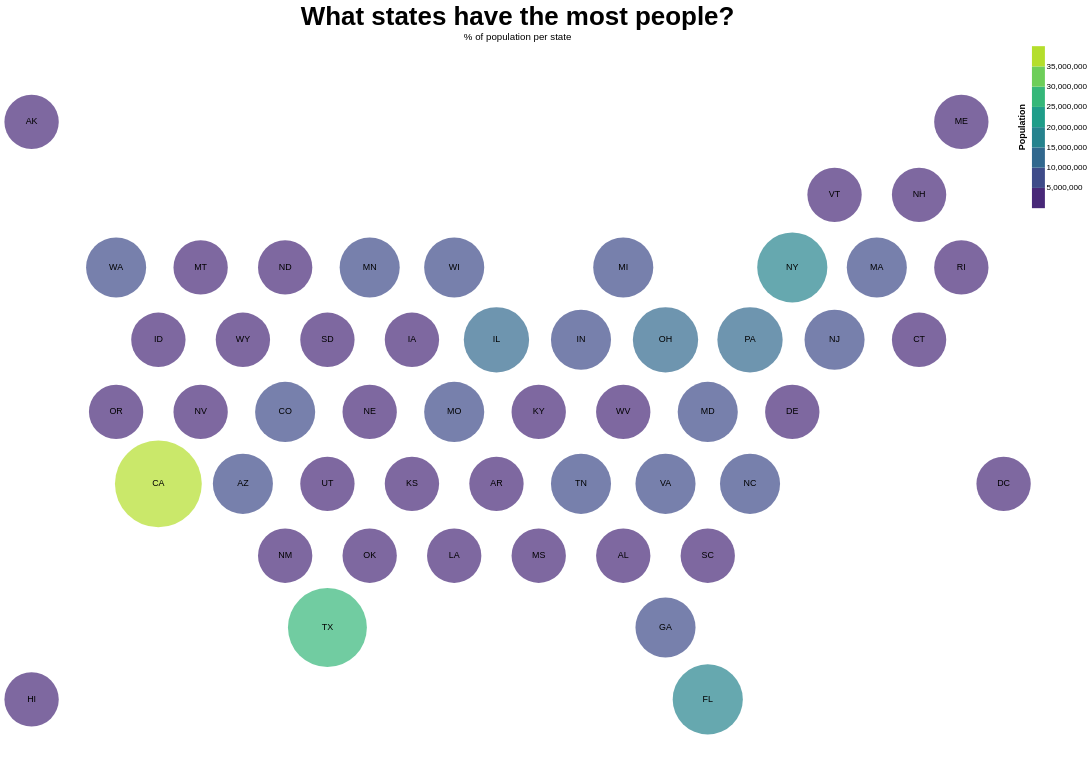

Here is the Vega-Lite specification saved for this chart:
### Vega specification from a JSON file in a GitHub repository (floating-point values rounded to 4 significant figures)
{"$schema": "https://vega.github.io/schema/vega/v5.json", "background": "white", "padding": 5, "width": 1200, "height": 900, "title": {"text": ["What states have the most people?"], "fontSize": 32, "subtitle": "% of population per state", "frame": "group"}, "style": "cell", "data": [{"name": "data-ecb5fec3b20ee88d7fc8408d3e2f51c2", "values": [{"%-electoral_votes": 1.67, "%-population": 1.55, "%-representatives": 1.61, "%-senators": 2, "Electoral votes per 100K": 0.19, "Population": 4779736, "Representatives per 100K": 0.15, "Senators per 100K": 0.04, "State": "Alabama", "State_Abbr": "AL", "States": "Alabama", "centroid_lat": 0.65, "centroid_lon": 15.0, "state_code": "AL", "type": "Feature", "geometry": {"type": "Polygon", "coordinates": [[[14.0, 0.1], [14.0, 1.2], [15.0, 1.8], [16, 1.2], [16, 0.1], [15.0, -0.5], [14.0, 0.1]]]}}, {"%-electoral_votes": 0.56, "%-population": 0.23, "%-representatives": 0.23, "%-senators": 2, "Electoral votes per 100K": 0.42, "Population": 710231, "Representatives per 100K": 0.14, "Senators per 100K": 0.28, "State": "Alaska", "State_Abbr": "AK", "States": "Alaska", "centroid_lat": 10.85, "centroid_lon": 1.0, "state_code": "AK", "type": "Feature", "geometry": {"type": "Polygon", "coordinates": [[[-3.243e-20, 10.3], [0, 11.4], [1.0, 12.0], [2, 11.4], [2, 10.3], [1.0, 9.7], [-3.243e-20, 10.3]]]}}, {"%-electoral_votes": 2.04, "%-population": 2.07, "%-representatives": 2.07, "%-senators": 2, "Electoral votes per 100K": 0.17, "Population": 6392017, "Representatives per 100K": 0.14, "Senators per 100K": 0.03, "State": "Arizona", "State_Abbr": "AZ", "States": "Arizona", "centroid_lat": 2.35, "centroid_lon": 6.0, "state_code": "AZ", "type": "Feature", "geometry": {"type": "Polygon", "coordinates": [[[5.0, 1.8], [5, 2.9], [6.0, 3.5], [7.0, 2.9], [7.0, 1.8], [6.0, 1.2], [5.0, 1.8]]]}}, {"%-electoral_votes": 1.12, "%-population": 0.94, "%-representatives": 0.92, "%-senators": 2, "Electoral votes per 100K": 0.21, "Population": 2915918, "Representatives per 100K": 0.14, "Senators per 100K": 0.07, "State": "Arkansas", "State_Abbr": "AR", "States": "Arkansas", "centroid_lat": 2.35, "centroid_lon": 12.0, "state_code": "AR", "type": "Feature", "geometry": {"type": "Polygon", "coordinates": [[[11.0, 1.8], [11, 2.9], [12, 3.5], [13.0, 2.9], [13.0, 1.8], [12.0, 1.2], [11.0, 1.8]]]}}, {"%-electoral_votes": 10.22, "%-population": 12.07, "%-representatives": 12.18, "%-senators": 2, "Electoral votes per 100K": 0.15, "Population": 37253956, "Representatives per 100K": 0.14, "Senators per 100K": 0.01, "State": "California", "State_Abbr": "CA", "States": "California", "centroid_lat": 2.35, "centroid_lon": 4, "state_code": "CA", "type": "Feature", "geometry": {"type": "Polygon", "coordinates": [[[3.0, 1.8], [3, 2.9], [4, 3.5], [5, 2.9], [5.0, 1.8], [4, 1.2], [3.0, 1.8]]]}}, {"%-electoral_votes": 1.67, "%-population": 1.63, "%-representatives": 1.61, "%-senators": 2, "Electoral votes per 100K": 0.18, "Population": 5029196, "Representatives per 100K": 0.14, "Senators per 100K": 0.04, "State": "Colorado", "State_Abbr": "CO", "States": "Colorado", "centroid_lat": 4.05, "centroid_lon": 7.0, "state_code": "CO", "type": "Feature", "geometry": {"type": "Polygon", "coordinates": [[[6.0, 3.5], [6.0, 4.6], [7.0, 5.2], [8, 4.6], [8.0, 3.5], [7.0, 2.9], [6.0, 3.5]]]}}, {"%-electoral_votes": 1.3, "%-population": 1.16, "%-representatives": 1.15, "%-senators": 2, "Electoral votes per 100K": 0.2, "Population": 3574097, "Representatives per 100K": 0.14, "Senators per 100K": 0.06, "State": "Connecticut", "State_Abbr": "CT", "States": "Connecticut", "centroid_lat": 5.75, "centroid_lon": 22.0, "state_code": "CT", "type": "Feature", "geometry": {"type": "Polygon", "coordinates": [[[21.0, 5.2], [21.0, 6.3], [22.0, 6.9], [23.0, 6.3], [23.0, 5.2], [22.0, 4.6], [21.0, 5.2]]]}}, {"%-electoral_votes": 0.56, "%-population": 0.19, "%-representatives": 0.23, "%-senators": 2, "Electoral votes per 100K": 0.5, "Population": 601723, "Representatives per 100K": 0.17, "Senators per 100K": 0.33, "State": "Delaware", "State_Abbr": "DE", "States": "Delaware", "centroid_lat": 4.05, "centroid_lon": 19.0, "state_code": "DE", "type": "Feature", "geometry": {"type": "Polygon", "coordinates": [[[18.0, 3.5], [18, 4.6], [19, 5.2], [20, 4.6], [20, 3.5], [19.0, 2.9], [18.0, 3.5]]]}}, {"%-electoral_votes": 0.56, "%-population": 0.29, "%-representatives": 0, "%-senators": 0, "Electoral votes per 100K": 0.33, "Population": 897934, "Representatives per 100K": 0, "Senators per 100K": 0, "State": "District of Columbia", "State_Abbr": "DC", "States": "D.C.", "centroid_lat": 2.35, "centroid_lon": 24, "state_code": "DC", "type": "Feature", "geometry": {"type": "Polygon", "coordinates": [[[23, 1.8], [23.0, 2.9], [24, 3.5], [25.0, 2.9], [25.0, 1.8], [24.0, 1.2], [23, 1.8]]]}}, {"%-electoral_votes": 5.39, "%-population": 6.09, "%-representatives": 6.21, "%-senators": 2, "Electoral votes per 100K": 0.15, "Population": 18801310, "Representatives per 100K": 0.14, "Senators per 100K": 0.01, "State": "Florida", "State_Abbr": "FL", "States": "Florida", "centroid_lat": -2.75, "centroid_lon": 17, "state_code": "FL", "type": "Feature", "geometry": {"type": "Polygon", "coordinates": [[[16, -2.2], [17.0, -1.6], [18.0, -2.2], [18, -3.3], [17.0, -3.9], [16, -3.3], [16, -2.2]]]}}, {"%-electoral_votes": 2.97, "%-population": 3.14, "%-representatives": 3.22, "%-senators": 2, "Electoral votes per 100K": 0.17, "Population": 9687653, "Representatives per 100K": 0.14, "Senators per 100K": 0.02, "State": "Georgia", "State_Abbr": "GA", "States": "Georgia", "centroid_lat": -1.05, "centroid_lon": 16, "state_code": "GA", "type": "Feature", "geometry": {"type": "Polygon", "coordinates": [[[15.0, -1.6], [15.0, -0.5], [16, 0.1], [17, -0.5], [17.0, -1.6], [16, -2.2], [15.0, -1.6]]]}}, {"%-electoral_votes": 0.74, "%-population": 0.44, "%-representatives": 0.46, "%-senators": 2, "Electoral votes per 100K": 0.29, "Population": 1360301, "Representatives per 100K": 0.15, "Senators per 100K": 0.15, "State": "Hawaii", "State_Abbr": "HI", "States": "Hawaii", "centroid_lat": -2.75, "centroid_lon": 1.0, "state_code": "HI", "type": "Feature", "geometry": {"type": "Polygon", "coordinates": [[[0, -3.3], [3.194e-20, -2.2], [1.0, -1.6], [2.0, -2.2], [2, -3.3], [1.0, -3.9], [0, -3.3]]]}}, {"%-electoral_votes": 0.74, "%-population": 0.51, "%-representatives": 0.46, "%-senators": 2, "Electoral votes per 100K": 0.26, "Population": 1567582, "Representatives per 100K": 0.13, "Senators per 100K": 0.13, "State": "Idaho", "State_Abbr": "ID", "States": "Idaho", "centroid_lat": 5.75, "centroid_lon": 4, "state_code": "ID", "type": "Feature", "geometry": {"type": "Polygon", "coordinates": [[[3.0, 5.2], [3.0, 6.3], [4, 6.9], [5, 6.3], [5.0, 5.2], [4.0, 4.6], [3.0, 5.2]]]}}, {"%-electoral_votes": 3.72, "%-population": 4.16, "%-representatives": 4.14, "%-senators": 2, "Electoral votes per 100K": 0.16, "Population": 12830632, "Representatives per 100K": 0.14, "Senators per 100K": 0.02, "State": "Illinois", "State_Abbr": "IL", "States": "Illinois", "centroid_lat": 5.75, "centroid_lon": 12, "state_code": "IL", "type": "Feature", "geometry": {"type": "Polygon", "coordinates": [[[11.0, 5.2], [11.0, 6.3], [12.0, 6.9], [13.0, 6.3], [13.0, 5.2], [12.0, 4.6], [11.0, 5.2]]]}}, {"%-electoral_votes": 2.04, "%-population": 2.1, "%-representatives": 2.07, "%-senators": 2, "Electoral votes per 100K": 0.17, "Population": 6483802, "Representatives per 100K": 0.14, "Senators per 100K": 0.03, "State": "Indiana", "State_Abbr": "IN", "States": "Indiana", "centroid_lat": 5.75, "centroid_lon": 14.0, "state_code": "IN", "type": "Feature", "geometry": {"type": "Polygon", "coordinates": [[[13.0, 5.2], [13.0, 6.3], [14.0, 6.9], [15.0, 6.3], [15.0, 5.2], [14.0, 4.6], [13.0, 5.2]]]}}, {"%-electoral_votes": 1.12, "%-population": 0.99, "%-representatives": 0.92, "%-senators": 2, "Electoral votes per 100K": 0.2, "Population": 3046355, "Representatives per 100K": 0.13, "Senators per 100K": 0.07, "State": "Iowa", "State_Abbr": "IA", "States": "Iowa", "centroid_lat": 5.75, "centroid_lon": 10, "state_code": "IA", "type": "Feature", "geometry": {"type": "Polygon", "coordinates": [[[9.0, 5.2], [9.0, 6.3], [10, 6.9], [11.0, 6.3], [11.0, 5.2], [10.0, 4.6], [9.0, 5.2]]]}}, {"%-electoral_votes": 1.12, "%-population": 0.92, "%-representatives": 0.92, "%-senators": 2, "Electoral votes per 100K": 0.21, "Population": 2853118, "Representatives per 100K": 0.14, "Senators per 100K": 0.07, "State": "Kansas", "State_Abbr": "KS", "States": "Kansas", "centroid_lat": 2.35, "centroid_lon": 10, "state_code": "KS", "type": "Feature", "geometry": {"type": "Polygon", "coordinates": [[[9.0, 1.8], [9.0, 2.9], [10, 3.5], [11, 2.9], [11.0, 1.8], [10.0, 1.2], [9.0, 1.8]]]}}, {"%-electoral_votes": 1.49, "%-population": 1.41, "%-representatives": 1.38, "%-senators": 2, "Electoral votes per 100K": 0.18, "Population": 4339367, "Representatives per 100K": 0.14, "Senators per 100K": 0.05, "State": "Kentucky", "State_Abbr": "KY", "States": "Kentucky", "centroid_lat": 4.05, "centroid_lon": 13, "state_code": "KY", "type": "Feature", "geometry": {"type": "Polygon", "coordinates": [[[12, 3.5], [12.0, 4.6], [13.0, 5.2], [14.0, 4.6], [14.0, 3.5], [13.0, 2.9], [12, 3.5]]]}}, {"%-electoral_votes": 1.49, "%-population": 1.47, "%-representatives": 1.38, "%-senators": 2, "Electoral votes per 100K": 0.18, "Population": 4533372, "Representatives per 100K": 0.13, "Senators per 100K": 0.04, "State": "Louisiana", "State_Abbr": "LA", "States": "Louisiana", "centroid_lat": 0.65, "centroid_lon": 11.0, "state_code": "LA", "type": "Feature", "geometry": {"type": "Polygon", "coordinates": [[[10.0, 0.1], [10.0, 1.2], [11.0, 1.8], [12.0, 1.2], [12.0, 0.1], [11.0, -0.5], [10.0, 0.1]]]}}, {"%-electoral_votes": 0.74, "%-population": 0.43, "%-representatives": 0.46, "%-senators": 2, "Electoral votes per 100K": 0.3, "Population": 1328361, "Representatives per 100K": 0.15, "Senators per 100K": 0.15, "State": "Maine", "State_Abbr": "ME", "States": "Maine", "centroid_lat": 10.85, "centroid_lon": 23, "state_code": "ME", "type": "Feature", "geometry": {"type": "Polygon", "coordinates": [[[22.0, 11.4], [23.0, 12.0], [24.0, 11.4], [24.0, 10.3], [23.0, 9.7], [22, 10.3], [22.0, 11.4]]]}}, {"%-electoral_votes": 1.86, "%-population": 1.87, "%-representatives": 1.84, "%-senators": 2, "Electoral votes per 100K": 0.17, "Population": 5773552, "Representatives per 100K": 0.14, "Senators per 100K": 0.03, "State": "Maryland", "State_Abbr": "MD", "States": "Maryland", "centroid_lat": 4.05, "centroid_lon": 17.0, "state_code": "MD", "type": "Feature", "geometry": {"type": "Polygon", "coordinates": [[[16, 3.5], [16.0, 4.6], [17.0, 5.2], [18, 4.6], [18.0, 3.5], [17.0, 2.9], [16, 3.5]]]}}, {"%-electoral_votes": 2.04, "%-population": 2.12, "%-representatives": 2.07, "%-senators": 2, "Electoral votes per 100K": 0.17, "Population": 6547629, "Representatives per 100K": 0.14, "Senators per 100K": 0.03, "State": "Massachusetts", "State_Abbr": "MA", "States": "Massachusetts", "centroid_lat": 7.45, "centroid_lon": 21.0, "state_code": "MA", "type": "Feature", "geometry": {"type": "Polygon", "coordinates": [[[20.0, 6.9], [20.0, 8.0], [21, 8.6], [22.0, 8.0], [22.0, 6.9], [21.0, 6.3], [20.0, 6.9]]]}}, {"%-electoral_votes": 2.97, "%-population": 3.2, "%-representatives": 3.22, "%-senators": 2, "Electoral votes per 100K": 0.16, "Population": 9883640, "Representatives per 100K": 0.14, "Senators per 100K": 0.02, "State": "Michigan", "State_Abbr": "MI", "States": "Michigan", "centroid_lat": 7.45, "centroid_lon": 15, "state_code": "MI", "type": "Feature", "geometry": {"type": "Polygon", "coordinates": [[[14.0, 8.0], [15.0, 8.6], [16.0, 8.0], [16.0, 6.9], [15.0, 6.3], [14.0, 6.9], [14.0, 8.0]]]}}, {"%-electoral_votes": 1.86, "%-population": 1.72, "%-representatives": 1.84, "%-senators": 2, "Electoral votes per 100K": 0.19, "Population": 5303925, "Representatives per 100K": 0.15, "Senators per 100K": 0.04, "State": "Minnesota", "State_Abbr": "MN", "States": "Minnesota", "centroid_lat": 7.45, "centroid_lon": 9.0, "state_code": "MN", "type": "Feature", "geometry": {"type": "Polygon", "coordinates": [[[8.0, 6.9], [8.0, 8.0], [9.0, 8.6], [10.0, 8.0], [10, 6.9], [9.0, 6.3], [8.0, 6.9]]]}}, {"%-electoral_votes": 1.12, "%-population": 0.96, "%-representatives": 0.92, "%-senators": 2, "Electoral votes per 100K": 0.2, "Population": 2967297, "Representatives per 100K": 0.13, "Senators per 100K": 0.07, "State": "Mississippi", "State_Abbr": "MS", "States": "Mississippi", "centroid_lat": 0.65, "centroid_lon": 13, "state_code": "MS", "type": "Feature", "geometry": {"type": "Polygon", "coordinates": [[[12.0, 1.2], [13.0, 1.8], [14.0, 1.2], [14.0, 0.1], [13.0, -0.5], [12.0, 0.1], [12.0, 1.2]]]}}, {"%-electoral_votes": 1.86, "%-population": 1.94, "%-representatives": 1.84, "%-senators": 2, "Electoral votes per 100K": 0.17, "Population": 5988927, "Representatives per 100K": 0.13, "Senators per 100K": 0.03, "State": "Missouri", "State_Abbr": "MO", "States": "Missouri", "centroid_lat": 4.05, "centroid_lon": 11, "state_code": "MO", "type": "Feature", "geometry": {"type": "Polygon", "coordinates": [[[10.0, 4.6], [11.0, 5.2], [12.0, 4.6], [12, 3.5], [11, 2.9], [10, 3.5], [10.0, 4.6]]]}}, {"%-electoral_votes": 0.56, "%-population": 0.32, "%-representatives": 0.23, "%-senators": 2, "Electoral votes per 100K": 0.3, "Population": 989415, "Representatives per 100K": 0.1, "Senators per 100K": 0.2, "State": "Montana", "State_Abbr": "MT", "States": "Montana", "centroid_lat": 7.45, "centroid_lon": 5.0, "state_code": "MT", "type": "Feature", "geometry": {"type": "Polygon", "coordinates": [[[4, 6.9], [4.0, 8.0], [5.0, 8.6], [6, 8.0], [6.0, 6.9], [5, 6.3], [4, 6.9]]]}}, {"%-electoral_votes": 0.93, "%-population": 0.59, "%-representatives": 0.69, "%-senators": 2, "Electoral votes per 100K": 0.27, "Population": 1826341, "Representatives per 100K": 0.16, "Senators per 100K": 0.11, "State": "Nebraska", "State_Abbr": "NE", "States": "Nebraska", "centroid_lat": 4.05, "centroid_lon": 9.0, "state_code": "NE", "type": "Feature", "geometry": {"type": "Polygon", "coordinates": [[[8.0, 3.5], [8, 4.6], [9.0, 5.2], [10.0, 4.6], [10, 3.5], [9.0, 2.9], [8.0, 3.5]]]}}, {"%-electoral_votes": 1.12, "%-population": 0.87, "%-representatives": 0.92, "%-senators": 2, "Electoral votes per 100K": 0.22, "Population": 2700551, "Representatives per 100K": 0.15, "Senators per 100K": 0.07, "State": "Nevada", "State_Abbr": "NV", "States": "Nevada", "centroid_lat": 4.05, "centroid_lon": 5.0, "state_code": "NV", "type": "Feature", "geometry": {"type": "Polygon", "coordinates": [[[4.0, 4.6], [5.0, 5.2], [6.0, 4.6], [6.0, 3.5], [5, 2.9], [4, 3.5], [4.0, 4.6]]]}}, {"%-electoral_votes": 0.74, "%-population": 0.43, "%-representatives": 0.46, "%-senators": 2, "Electoral votes per 100K": 0.3, "Population": 1316470, "Representatives per 100K": 0.15, "Senators per 100K": 0.15, "State": "New Hampshire", "State_Abbr": "NH", "States": "New Hampshire", "centroid_lat": 9.15, "centroid_lon": 22.0, "state_code": "NH", "type": "Feature", "geometry": {"type": "Polygon", "coordinates": [[[21, 8.6], [21.0, 9.7], [22, 10.3], [23.0, 9.7], [23.0, 8.6], [22.0, 8.0], [21, 8.6]]]}}, {"%-electoral_votes": 2.6, "%-population": 2.85, "%-representatives": 2.76, "%-senators": 2, "Electoral votes per 100K": 0.16, "Population": 8791894, "Representatives per 100K": 0.14, "Senators per 100K": 0.02, "State": "New Jersey", "State_Abbr": "NJ", "States": "New Jersey", "centroid_lat": 5.75, "centroid_lon": 20, "state_code": "NJ", "type": "Feature", "geometry": {"type": "Polygon", "coordinates": [[[19, 5.2], [19.0, 6.3], [20.0, 6.9], [21.0, 6.3], [21.0, 5.2], [20, 4.6], [19, 5.2]]]}}, {"%-electoral_votes": 0.93, "%-population": 0.67, "%-representatives": 0.69, "%-senators": 2, "Electoral votes per 100K": 0.24, "Population": 2059179, "Representatives per 100K": 0.15, "Senators per 100K": 0.1, "State": "New Mexico", "State_Abbr": "NM", "States": "New Mexico", "centroid_lat": 0.65, "centroid_lon": 7.0, "state_code": "NM", "type": "Feature", "geometry": {"type": "Polygon", "coordinates": [[[6.0, 0.1], [6.0, 1.2], [7.0, 1.8], [8, 1.2], [8.0, 0.1], [7.0, -0.5], [6.0, 0.1]]]}}, {"%-electoral_votes": 5.39, "%-population": 6.28, "%-representatives": 6.21, "%-senators": 2, "Electoral votes per 100K": 0.15, "Population": 19378102, "Representatives per 100K": 0.14, "Senators per 100K": 0.01, "State": "New York", "State_Abbr": "NY", "States": "New York", "centroid_lat": 7.45, "centroid_lon": 19.0, "state_code": "NY", "type": "Feature", "geometry": {"type": "Polygon", "coordinates": [[[18.0, 6.9], [18.0, 8.0], [19.0, 8.6], [20.0, 8.0], [20.0, 6.9], [19.0, 6.3], [18.0, 6.9]]]}}, {"%-electoral_votes": 2.79, "%-population": 3.09, "%-representatives": 2.99, "%-senators": 2, "Electoral votes per 100K": 0.16, "Population": 9535483, "Representatives per 100K": 0.14, "Senators per 100K": 0.02, "State": "North Carolina", "State_Abbr": "NC", "States": "North Carolina", "centroid_lat": 2.35, "centroid_lon": 18.0, "state_code": "NC", "type": "Feature", "geometry": {"type": "Polygon", "coordinates": [[[17.0, 1.8], [17.0, 2.9], [18.0, 3.5], [19.0, 2.9], [19.0, 1.8], [18.0, 1.2], [17.0, 1.8]]]}}, {"%-electoral_votes": 0.56, "%-population": 0.22, "%-representatives": 0.23, "%-senators": 2, "Electoral votes per 100K": 0.45, "Population": 672591, "Representatives per 100K": 0.15, "Senators per 100K": 0.3, "State": "North Dakota", "State_Abbr": "ND", "States": "North Dakota", "centroid_lat": 7.45, "centroid_lon": 7.0, "state_code": "ND", "type": "Feature", "geometry": {"type": "Polygon", "coordinates": [[[6.0, 6.9], [6, 8.0], [7.0, 8.6], [8.0, 8.0], [8.0, 6.9], [7.0, 6.3], [6.0, 6.9]]]}}, {"%-electoral_votes": 3.35, "%-population": 3.74, "%-representatives": 3.68, "%-senators": 2, "Electoral votes per 100K": 0.16, "Population": 11536504, "Representatives per 100K": 0.14, "Senators per 100K": 0.02, "State": "Ohio", "State_Abbr": "OH", "States": "Ohio", "centroid_lat": 5.75, "centroid_lon": 16, "state_code": "OH", "type": "Feature", "geometry": {"type": "Polygon", "coordinates": [[[15.0, 5.2], [15.0, 6.3], [16.0, 6.9], [17.0, 6.3], [17.0, 5.2], [16.0, 4.6], [15.0, 5.2]]]}}, {"%-electoral_votes": 1.3, "%-population": 1.22, "%-representatives": 1.15, "%-senators": 2, "Electoral votes per 100K": 0.19, "Population": 3751351, "Representatives per 100K": 0.13, "Senators per 100K": 0.05, "State": "Oklahoma", "State_Abbr": "OK", "States": "Oklahoma", "centroid_lat": 0.65, "centroid_lon": 9.0, "state_code": "OK", "type": "Feature", "geometry": {"type": "Polygon", "coordinates": [[[8.0, 0.1], [8, 1.2], [9.0, 1.8], [10.0, 1.2], [10.0, 0.1], [9.0, -0.5], [8.0, 0.1]]]}}, {"%-electoral_votes": 1.3, "%-population": 1.24, "%-representatives": 1.15, "%-senators": 2, "Electoral votes per 100K": 0.18, "Population": 3831074, "Representatives per 100K": 0.13, "Senators per 100K": 0.05, "State": "Oregon", "State_Abbr": "OR", "States": "Oregon", "centroid_lat": 4.05, "centroid_lon": 3, "state_code": "OR", "type": "Feature", "geometry": {"type": "Polygon", "coordinates": [[[2.0, 4.6], [3.0, 5.2], [4.0, 4.6], [4, 3.5], [3, 2.9], [2.0, 3.5], [2.0, 4.6]]]}}, {"%-electoral_votes": 3.72, "%-population": 4.11, "%-representatives": 4.14, "%-senators": 2, "Electoral votes per 100K": 0.16, "Population": 12702379, "Representatives per 100K": 0.14, "Senators per 100K": 0.02, "State": "Pennsylvania", "State_Abbr": "PA", "States": "Pennsylvania", "centroid_lat": 5.75, "centroid_lon": 18, "state_code": "PA", "type": "Feature", "geometry": {"type": "Polygon", "coordinates": [[[17.0, 5.2], [17.0, 6.3], [18.0, 6.9], [19.0, 6.3], [19, 5.2], [18, 4.6], [17.0, 5.2]]]}}, {"%-electoral_votes": 0.74, "%-population": 0.34, "%-representatives": 0.46, "%-senators": 2, "Electoral votes per 100K": 0.38, "Population": 1052567, "Representatives per 100K": 0.19, "Senators per 100K": 0.19, "State": "Rhode Island", "State_Abbr": "RI", "States": "Rhode Island", "centroid_lat": 7.45, "centroid_lon": 23.0, "state_code": "RI", "type": "Feature", "geometry": {"type": "Polygon", "coordinates": [[[22.0, 8.0], [23.0, 8.6], [24.0, 8.0], [24.0, 6.9], [23.0, 6.3], [22.0, 6.9], [22.0, 8.0]]]}}, {"%-electoral_votes": 1.67, "%-population": 1.5, "%-representatives": 1.61, "%-senators": 2, "Electoral votes per 100K": 0.19, "Population": 4625364, "Representatives per 100K": 0.15, "Senators per 100K": 0.04, "State": "South Carolina", "State_Abbr": "SC", "States": "South Carolina", "centroid_lat": 0.65, "centroid_lon": 17, "state_code": "SC", "type": "Feature", "geometry": {"type": "Polygon", "coordinates": [[[16, 0.1], [16, 1.2], [17.0, 1.8], [18.0, 1.2], [18.0, 0.1], [17, -0.5], [16, 0.1]]]}}, {"%-electoral_votes": 0.56, "%-population": 0.26, "%-representatives": 0.23, "%-senators": 2, "Electoral votes per 100K": 0.37, "Population": 814180, "Representatives per 100K": 0.12, "Senators per 100K": 0.25, "State": "South Dakota", "State_Abbr": "SD", "States": "South Dakota", "centroid_lat": 5.75, "centroid_lon": 8.0, "state_code": "SD", "type": "Feature", "geometry": {"type": "Polygon", "coordinates": [[[7.0, 6.3], [8.0, 6.9], [9.0, 6.3], [9.0, 5.2], [8, 4.6], [7.0, 5.2], [7.0, 6.3]]]}}, {"%-electoral_votes": 2.04, "%-population": 2.06, "%-representatives": 2.07, "%-senators": 2, "Electoral votes per 100K": 0.17, "Population": 6346105, "Representatives per 100K": 0.14, "Senators per 100K": 0.03, "State": "Tennessee", "State_Abbr": "TN", "States": "Tennessee", "centroid_lat": 2.35, "centroid_lon": 14, "state_code": "TN", "type": "Feature", "geometry": {"type": "Polygon", "coordinates": [[[13.0, 2.9], [14.0, 3.5], [15.0, 2.9], [15.0, 1.8], [14.0, 1.2], [13.0, 1.8], [13.0, 2.9]]]}}, {"%-electoral_votes": 7.06, "%-population": 8.14, "%-representatives": 8.28, "%-senators": 2, "Electoral votes per 100K": 0.15, "Population": 25145561, "Representatives per 100K": 0.14, "Senators per 100K": 0.01, "State": "Texas", "State_Abbr": "TX", "States": "Texas", "centroid_lat": -1.05, "centroid_lon": 8, "state_code": "TX", "type": "Feature", "geometry": {"type": "Polygon", "coordinates": [[[7, -1.6], [7.0, -0.5], [8.0, 0.1], [9.0, -0.5], [9.0, -1.6], [8.0, -2.2], [7, -1.6]]]}}, {"%-electoral_votes": 1.12, "%-population": 0.9, "%-representatives": 0.92, "%-senators": 2, "Electoral votes per 100K": 0.22, "Population": 2763885, "Representatives per 100K": 0.14, "Senators per 100K": 0.07, "State": "Utah", "State_Abbr": "UT", "States": "Utah", "centroid_lat": 2.35, "centroid_lon": 8.0, "state_code": "UT", "type": "Feature", "geometry": {"type": "Polygon", "coordinates": [[[7.0, 2.9], [8.0, 3.5], [9.0, 2.9], [9.0, 1.8], [8, 1.2], [7.0, 1.8], [7.0, 2.9]]]}}, {"%-electoral_votes": 0.56, "%-population": 0.2, "%-representatives": 0.23, "%-senators": 2, "Electoral votes per 100K": 0.48, "Population": 625741, "Representatives per 100K": 0.16, "Senators per 100K": 0.32, "State": "Vermont", "State_Abbr": "VT", "States": "Vermont", "centroid_lat": 9.15, "centroid_lon": 20.0, "state_code": "VT", "type": "Feature", "geometry": {"type": "Polygon", "coordinates": [[[19.0, 8.6], [19.0, 9.7], [20.0, 10.3], [21.0, 9.7], [21, 8.6], [20.0, 8.0], [19.0, 8.6]]]}}, {"%-electoral_votes": 2.42, "%-population": 2.59, "%-representatives": 2.53, "%-senators": 2, "Electoral votes per 100K": 0.16, "Population": 8001024, "Representatives per 100K": 0.14, "Senators per 100K": 0.02, "State": "Virginia", "State_Abbr": "VA", "States": "Virginia", "centroid_lat": 2.35, "centroid_lon": 16.0, "state_code": "VA", "type": "Feature", "geometry": {"type": "Polygon", "coordinates": [[[15.0, 2.9], [16, 3.5], [17.0, 2.9], [17.0, 1.8], [16, 1.2], [15.0, 1.8], [15.0, 2.9]]]}}, {"%-electoral_votes": 2.23, "%-population": 2.18, "%-representatives": 2.3, "%-senators": 2, "Electoral votes per 100K": 0.18, "Population": 6724540, "Representatives per 100K": 0.15, "Senators per 100K": 0.03, "State": "Washington", "State_Abbr": "WA", "States": "Washington", "centroid_lat": 7.45, "centroid_lon": 3, "state_code": "WA", "type": "Feature", "geometry": {"type": "Polygon", "coordinates": [[[2.0, 8.0], [3, 8.6], [4.0, 8.0], [4, 6.9], [3.0, 6.3], [2, 6.9], [2.0, 8.0]]]}}, {"%-electoral_votes": 0.93, "%-population": 0.6, "%-representatives": 0.69, "%-senators": 2, "Electoral votes per 100K": 0.27, "Population": 1852994, "Representatives per 100K": 0.16, "Senators per 100K": 0.11, "State": "West Virginia", "State_Abbr": "WV", "States": "West Virginia", "centroid_lat": 4.05, "centroid_lon": 15.0, "state_code": "WV", "type": "Feature", "geometry": {"type": "Polygon", "coordinates": [[[14.0, 3.5], [14.0, 4.6], [15.0, 5.2], [16.0, 4.6], [16, 3.5], [15.0, 2.9], [14.0, 3.5]]]}}, {"%-electoral_votes": 1.86, "%-population": 1.84, "%-representatives": 1.84, "%-senators": 2, "Electoral votes per 100K": 0.18, "Population": 5686986, "Representatives per 100K": 0.14, "Senators per 100K": 0.04, "State": "Wisconsin", "State_Abbr": "WI", "States": "Wisconsin", "centroid_lat": 7.45, "centroid_lon": 11.0, "state_code": "WI", "type": "Feature", "geometry": {"type": "Polygon", "coordinates": [[[10.0, 8.0], [11.0, 8.6], [12.0, 8.0], [12.0, 6.9], [11.0, 6.3], [10, 6.9], [10.0, 8.0]]]}}, {"%-electoral_votes": 0.56, "%-population": 0.18, "%-representatives": 0.23, "%-senators": 2, "Electoral votes per 100K": 0.53, "Population": 563626, "Representatives per 100K": 0.18, "Senators per 100K": 0.35, "State": "Wyoming", "State_Abbr": "WY", "States": "Wyoming", "centroid_lat": 5.75, "centroid_lon": 6.0, "state_code": "WY", "type": "Feature", "geometry": {"type": "Polygon", "coordinates": [[[5.0, 5.2], [5, 6.3], [6.0, 6.9], [7.0, 6.3], [7.0, 5.2], [6.0, 4.6], [5.0, 5.2]]]}}]}, {"name": "data_1", "source": "data-ecb5fec3b20ee88d7fc8408d3e2f51c2", "transform": [{"type": "extent", "field": "Population", "signal": "layer_0_bin_maxbins_8_Population_extent"}, {"type": "bin", "field": "Population", "as": ["bin_maxbins_8_Population", "bin_maxbins_8_Population_end"], "signal": "layer_0_bin_maxbins_8_Population_bins", "extent": {"signal": "layer_0_bin_maxbins_8_Population_extent"}, "maxbins": 8}, {"type": "geojson", "fields": ["centroid_lon", "centroid_lat"], "signal": "layer_0_geojson_0"}, {"type": "geopoint", "projection": "projection", "fields": ["centroid_lon", "centroid_lat"], "as": ["layer_0_x", "layer_0_y"]}, {"type": "filter", "expr": "isValid(datum[\"bin_maxbins_8_Population\"]) && isFinite(+datum[\"bin_maxbins_8_Population\"])"}]}, {"name": "data_2", "source": "data-ecb5fec3b20ee88d7fc8408d3e2f51c2", "transform": [{"type": "geojson", "fields": ["centroid_lon", "centroid_lat"], "signal": "layer_1_geojson_0"}, {"type": "geopoint", "projection": "projection", "fields": ["centroid_lon", "centroid_lat"], "as": ["layer_1_x", "layer_1_y"]}]}], "projections": [{"name": "projection", "size": {"signal": "[width, height]"}, "fit": {"signal": "[layer_0_geojson_0, layer_1_geojson_0]"}}], "marks": [{"name": "layer_0_marks", "type": "symbol", "style": ["circle"], "from": {"data": "data_1"}, "encode": {"update": {"opacity": {"value": 0.7}, "fill": {"signal": "scale(\"color\", 0.5 * datum[\"bin_maxbins_8_Population\"] + 0.5 * datum[\"bin_maxbins_8_Population_end\"])"}, "tooltip": {"signal": "{\"Percent population\": format(datum[\"%-population\"], \"\")}"}, "ariaRoleDescription": {"value": "circle"}, "description": {"signal": "\"Population: \" + (!isValid(datum[\"bin_maxbins_8_Population\"]) || !isFinite(+datum[\"bin_maxbins_8_Population\"]) ? \"null\" : format(datum[\"bin_maxbins_8_Population\"], \"\") + \" – \" + format(datum[\"bin_maxbins_8_Population_end\"], \"\")) + \"; centroid_lat: \" + (format(datum[\"centroid_lat\"], \"\")) + \"; centroid_lon: \" + (format(datum[\"centroid_lon\"], \"\")) + \"; Population (binned): \" + (!isValid(datum[\"bin_maxbins_8_Population\"]) || !isFinite(+datum[\"bin_maxbins_8_Population\"]) ? \"null\" : format(datum[\"bin_maxbins_8_Population\"], \"\") + \" – \" + format(datum[\"bin_maxbins_8_Population_end\"], \"\")) + \"; Percent population: \" + (format(datum[\"%-population\"], \"\"))"}, "x": {"field": "layer_0_x"}, "y": {"field": "layer_0_y"}, "size": {"signal": "scale(\"size\", 0.5 * datum[\"bin_maxbins_8_Population\"] + 0.5 * datum[\"bin_maxbins_8_Population_end\"])"}, "shape": {"value": "circle"}}}}, {"name": "layer_1_marks", "type": "text", "style": ["text"], "from": {"data": "data_2"}, "encode": {"update": {"fill": {"value": "black"}, "description": {"signal": "\"centroid_lat: \" + (format(datum[\"centroid_lat\"], \"\")) + \"; centroid_lon: \" + (format(datum[\"centroid_lon\"], \"\")) + \"; state_code: \" + (isValid(datum[\"state_code\"]) ? datum[\"state_code\"] : \"\"+datum[\"state_code\"])"}, "x": {"field": "layer_1_x"}, "y": {"field": "layer_1_y"}, "text": {"signal": "isValid(datum[\"state_code\"]) ? datum[\"state_code\"] : \"\"+datum[\"state_code\"]"}, "align": {"value": "center"}, "baseline": {"value": "middle"}}}}], "scales": [{"name": "color", "type": "bin-ordinal", "range": {"scheme": "viridis"}, "bins": {"signal": "layer_0_bin_maxbins_8_Population_bins"}, "interpolate": "hcl"}, {"name": "size", "type": "linear", "domain": {"signal": "[layer_0_bin_maxbins_8_Population_bins.start, layer_0_bin_maxbins_8_Population_bins.stop]"}, "range": [4000, 12000], "bins": {"signal": "layer_0_bin_maxbins_8_Population_bins"}, "zero": true}], "legends": [{"orient": "right", "title": "Population", "titleOrient": "left", "fill": "color", "symbolType": "circle", "encode": {"symbols": {"update": {"opacity": {"value": 0.7}}}}}], "config": {"style": {"cell": {"stroke": null}}}}
